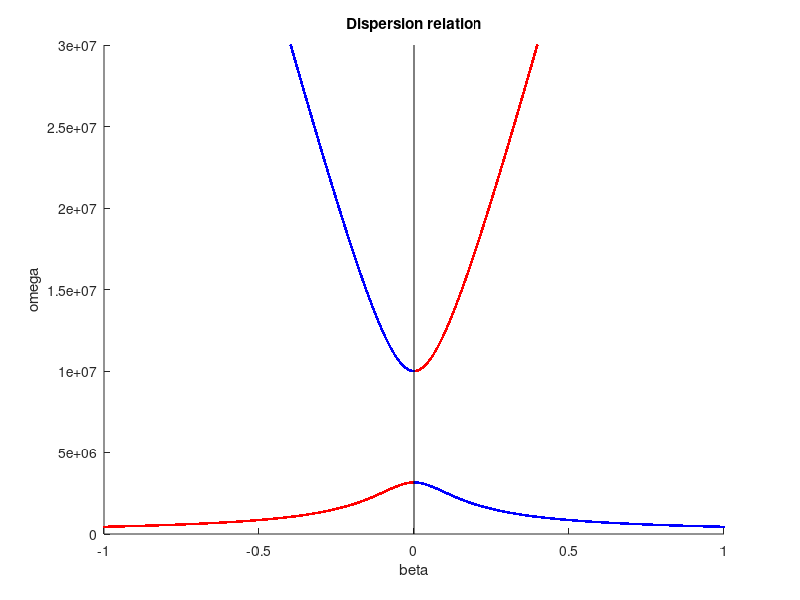
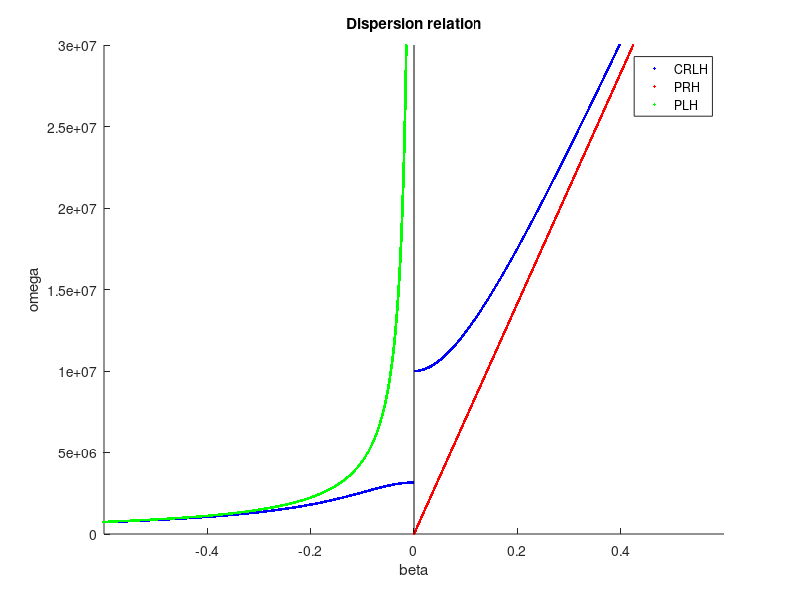
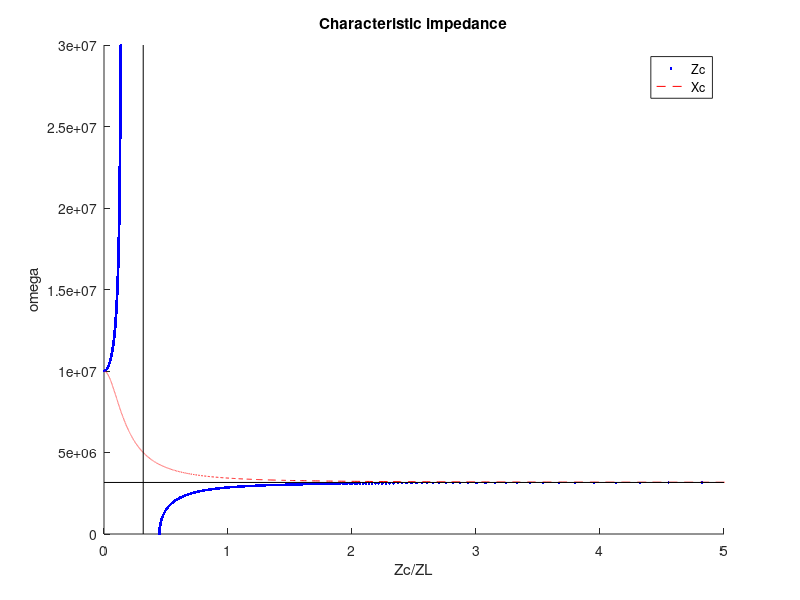
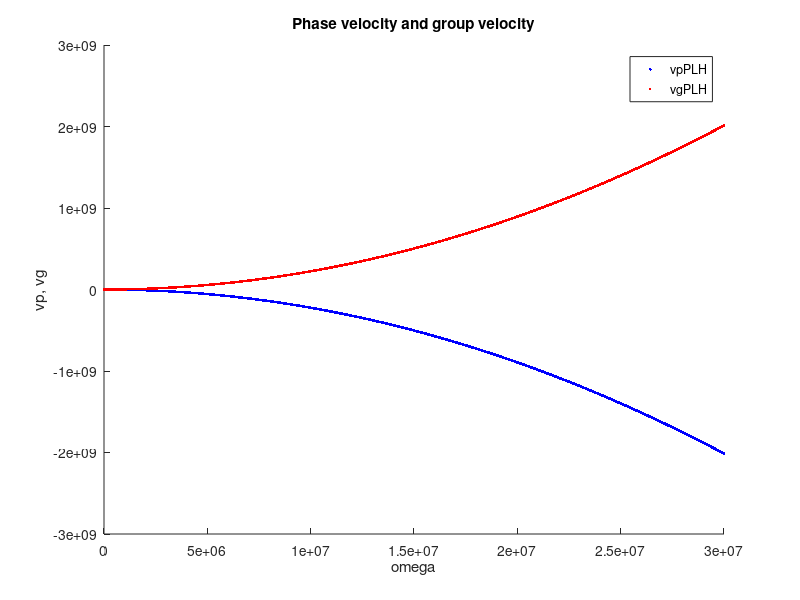

MATLAB code to generate these figures, in order:
%% 复现3.1和3.2的图
%初始化
clear
clc
close all

%四个电路参数
LR = 1e-8; %右手单位长度电感
CL = 1e-6; %左手倍长度电容
CR = 2e-8; %右手单位长度电感
LL = 5e-6; %左手倍长度电感

%中间量
omegaR = sqrt(1 / (LR * CR));
omegaL = sqrt(1 / (LL * CL));
k = LR * CL + LL * CR;
omegase = sqrt(1 / (LR * CL));
omegash = sqrt(1 / (LL * CR));

%%fig3.3(a)
Omega = 3e7;
omega = 0:Omega / 20000:Omega; %扫频范围
domega = omega(2) - omega(1);
beta = zeros(1, length(omega));

for i = 1:length(omega)
    temp = (omega(i) / omegaR) ^ 2 - k * omegaL ^ 2 + (omegaL / omega(i)) ^ 2; %计算相位常数

    if temp < 0 %纯实属，阻带
        continue
    end

    if omega(i) < min(omegase, omegash)
        beta(i) = -sqrt(temp); %这里我没懂为什么要取负号，因为是左手的吗
    elseif omega(i) > max(omegase, omegash)
        beta(i) = sqrt(temp);
    end

end

%剔除虚数解
idx = beta ~= 0;
beta = beta(idx);
omegaCRLH = omega(idx);

%绘制色散曲线
h1 = figure;
hold on
plot(beta, omegaCRLH, '.', 'Color', 'r')
%画取向相反时的色散曲线
plot(-beta, omegaCRLH, '.', 'Color', 'b')
%画坐标轴
plot([0 0], [0, Omega], "LineWidth", 0.5, "Color", "k")
xlim([-1 1])
xlabel('beta')
ylabel('omega')
title('Dispersion relation')

%%fig3.3(b)
%PRH
betaPRH = omega * sqrt(LR * CR);
%PLH
betaPLH = -omegaL ./ omega;

h2 = figure;
hold on
plot(beta, omegaCRLH, '.', 'Color', 'b')
plot(betaPRH, omega, '.', 'Color', 'r')
plot(betaPLH, omega, '.', 'Color', 'g')
plot([0 0], [0, Omega], "LineWidth", 0.5, "Color", "k")
xlim([-0.6 0.6])
xlabel('beta')
ylabel('omega')
title('Dispersion relation')
legend('CRLH', 'PRH', 'PLH')

%%fig3.4
Zc = sqrt(((omega / omegase) .^ 2 - 1) ./ ((omega / omegash) .^ 2 - 1)); %特性阻抗
ZL = sqrt(LL / CL);
redx = imag(Zc) == 0;
imdx = imag(Zc) ~= 0;
OmegaZc = omega(redx);
OmegaXc = omega(imdx);
Xc = imag(Zc(imdx));
Zc = Zc(redx);

h3 = figure;
hold on
plot(Zc / ZL, OmegaZc, '.', 'Color', 'b')
plot(Xc / ZL, OmegaXc, '--', 'Color', 'r')
plot([omegash / omegase, omegash / omegase], [0, Omega], 'LineWidth', 0.5, 'Color', 'k')
plot([0 5], [omegash, omegash], 'LineWidth', 0.5, 'Color', 'k')
xlabel('Zc/ZL')
ylabel('omega')
legend('Zc', 'Xc')
xlim([0 5])
title('Characteristic impedance')

%%fig3.5
vpCRLH = omegaCRLH ./ beta;
vpPRH = omega ./ betaPRH;
vpPLH = omega ./ betaPLH; %相速度
vgCRLH = domega ./ gradient(beta);
vgPRH = omega ./ betaPRH;
vgPLH = omega .^ 2 / omegaL; %群速度
h4 = figure;
hold on
plot(omega, vpPLH, '.', 'Color', 'b')
plot(omega, vgPLH, '.', 'Color', 'r')
xlabel('omega')
ylabel('vp, vg')
legend('vpPLH', 'vgPLH')
xlim([0 Omega])
title('Phase velocity and group velocity')

h5 = figure;
hold on
plot(omegaCRLH, vpCRLH / omegaR, '.', 'Color', 'b')
plot(omegaCRLH, vgCRLH / omegaR, '.', 'Color', 'r')
plot([0 Omega], [0 0], 'LineWidth', 0.5, 'Color', 'k')
plot([min(omegase, omegash) min(omegase, omegash)], [-1, 0], '--', 'Color', 'k')
plot([max(omegase, omegash) max(omegase, omegash)], [0, 2], '--', 'Color', 'k')
xlabel('omega')
ylabel('vp/omegaR, vg/omegaR')
legend('vpCRPLH', 'vgCRLH')
xlim([0 Omega])
ylim([-1 2])
title('Phase velocity and group velocity of CRLH')

%%fig3.7
eps0 = 8.85418782e-12; %真空介电常数
mu0 = 4 * pi * 1e-7; %真空磁导率
epsr = (CR - 1 ./ (omega .^ 2 * LL)) / eps0; %等效介电常数
mur = (LR - 1 ./ (omega .^ 2 * CL)) / mu0; %等效磁导率

h6 = figure;
hold on
subplot(2, 1, 1)
hold on
plot(omega, epsr, '.', 'Color', 'b')
plot([0 Omega], [0 0], 'LineWidth', 0.5, 'Color', 'k')
plot([0 Omega], [CR / eps0 CR / eps0], '--', 'LineWidth', 0.5, 'Color', 'k')
plot([omegash omegash], [-1e3 0], '--', 'LineWidth', 0.5, 'Color', 'k')
xlabel('omega')
ylabel('epsr')
title('Relative permittivity and relative permeability')
xlim([0 Omega])
ylim([-1e3 3e3])
subplot(2, 1, 2)
hold on
plot(omega, mur, '.', 'Color', 'r')
plot([0 Omega], [0 0], 'LineWidth', 0.5, 'Color', 'k')
plot([0 Omega], [LR / mu0 LR / mu0], '--', 'LineWidth', 0.5, 'Color', 'k')
plot([omegase omegase], [-1e3 0], '--', 'LineWidth', 0.5, 'Color', 'k')
xlabel('omega')
ylabel('mur')
xlim([0 Omega])
ylim([-0.01 0.01])
